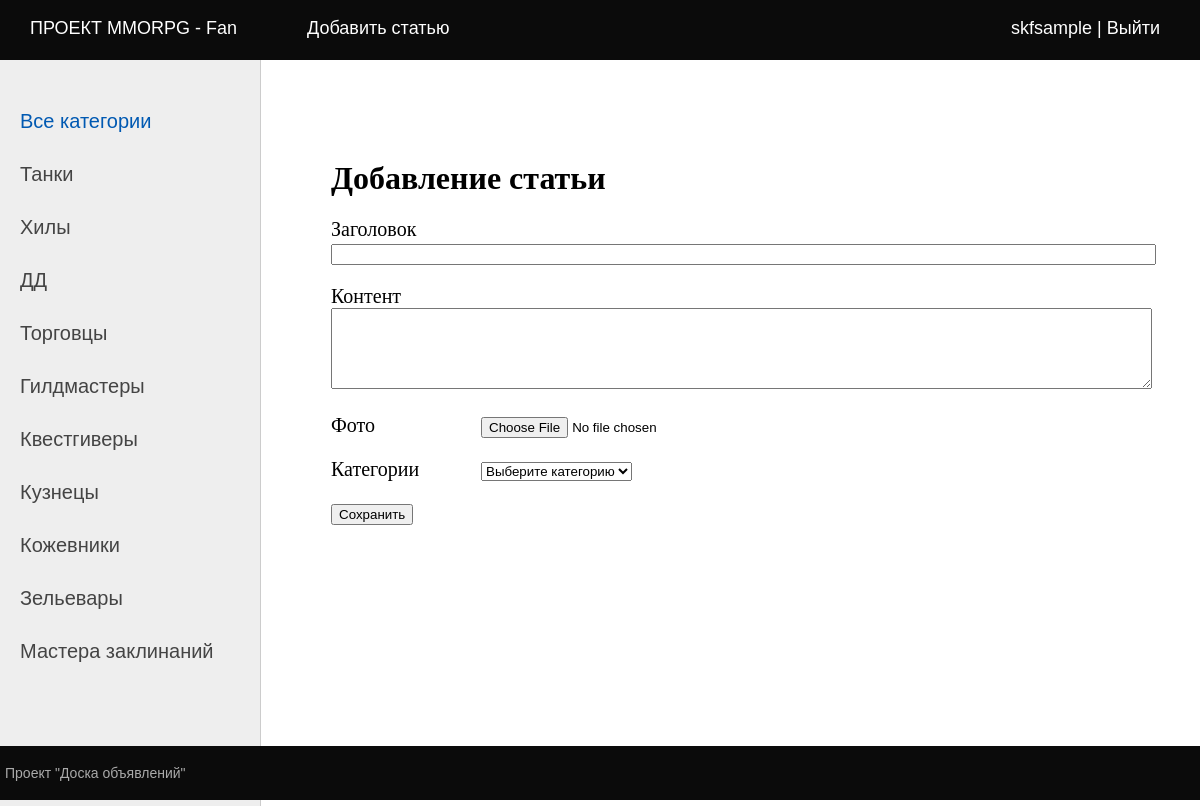
/addpage/ (signed in), run on the app's committed database.
### board/models.py (models this page shows, shortened)
class Category(models.Model):
    name = models.CharField(max_length=128, db_index=True, verbose_name='Категория')
    def __str__(self):
        return self.name

### board/views.py (the view, shortened to what this page needs)
# urls.py: path('addpage/', views.AddPage.as_view(), name='add_page'),
class AddPage(LoginRequiredMixin, DataMixin, CreateView):
    form_class = PostForm
    template_name = 'board/addpage.html'
    title_page = 'Добавление статьи'

### board/forms.py
class PostForm(forms.ModelForm):
    cat = forms.ModelChoiceField(queryset=Category.objects.all(),
                                 empty_label="Выберите категорию",
                                 label='Категории')
    class Meta:
        model = Bullets
        fields = ['title', 'content', 'photo', 'cat']
        widgets = {
            'title': forms.TextInput(attrs={'size': 100}),
            'content': forms.Textarea(attrs={'cols': 100, 'rows': 5}),
        }
        labels = {'pk': 'URL'}

### board/templatetags/board_tags.py (called while the page is built)
@register.simple_tag
def get_menu():
    return menu

@register.inclusion_tag('board/list_categories.html')
def show_categories(cat_selected=0):
    cats = Category.objects.all()
    return {'cats': cats, 'cat_selected': cat_selected}

### board/templates/board/addpage.html (shortened to what this page needs)
{% extends 'default.html' %}
{% block content %}
{% if user == b_author or b_author is None %}
<h1>{{ title }}</h1>
<form action="" method="POST" enctype="multipart/form-data">
    {% for f in form %}
    <p><label class="form-label" for="{{ f.id_for_label}}">{{ f.label }}</label>{{ f }}</p>
    {% endfor %}
    <p><button type="submit">Сохранить</button></p>
</form>
{% else %}
<h2>{{user}}, у вас нет доступа к редактированию этой записи!</h2>
{% endif %}
{% endblock %}

### templates/default.html (shortened to what this page needs)
{% load static %}
{% load board_tags %}
<!DOCTYPE html>
<html lang="en">
<head>
	<link type="text/css" href="{% static 'board/css/styles.css' %}" rel="stylesheet" />
</head>
<body>
<table class="table-page" border=0 cellpadding="0" cellspacing="0">
<tr><td valign=top>
{% block mainmenu %}
		<div class="header">
			<ul id="mainmenu" class="mainmenu">
{% get_menu as menu %}
{% for m in menu %}
				<li><a href="{% url m.url_name %}">{{m.title}}</a></li>
{% endfor %}
{% if user.is_authenticated %}
			<li class="last"><a href="{% url 'accounts:profile' %}">{{user.username}}</a> |
				<a href="{% url 'accounts:logout' %}">Выйти</a></li>
{% else %}
			<li class="last"><a href="{% url 'accounts:login' %}">Войти</a> |
				<a href="{% url 'accounts:register' %}">Регистрация</a></li>
{% endif %}
			</ul>
		</div>
{% endblock mainmenu %}
<table class="table-content" border=0 cellpadding="0" cellspacing="0">
<tr>
	<td valign="top" class="left-chapters">
	<ul id="leftchapters">
		{% if cat_selected == 0 or cat_selected is None %}
		<li class="selected">Все категории</li>
		{% else %}
		<li><a href="{% url 'home' %}">Все категории</a></li>
		{% endif %}
		{% show_categories cat_selected %}
	</ul>
	</td>
<td valign="top" class="content">
	<div class="content-text">
{% block content %}
{% endblock %}
	</div>
</td></tr></table>
</td></tr>
<tr><td valign=top>
	<div id="footer">
		<p>Проект "Доска объявлений"</p>
	</div>
</td></tr></table>
</body>
</html>

### board/templates/board/list_categories.html
{% for cat in cats %}
{% if cat.id == cat_selected %}
<li class="selected">{{ cat.name }}</li>
{% else %}
<li><a href="{% url 'category' cat.pk %}">{{ cat.name }}</a></li>
{% endif %}
{% endfor %}

### board/static/board/css/styles.css (style rules this page uses)
html, body { font-family: 'Arial'; margin: 0; padding: 0; height: 100%; width: 100%; color: #444; }
a { color: #0059b2; text-decoration: none; }
.table-page { width: 100%; height: 100%; vertical-align: top; }
.table-page tr { height: 100%; }
.header { background: #0b0b0b; height: 60px; }
ul.mainmenu { list-style: none; margin: 0; padding: 0; height: 60px; color: #ffffff; font-size: 18px; overflow: hidden; }
ul.mainmenu li { float: left; margin: 18px 40px 0 30px; }
ul.mainmenu li.last { float: right; }
ul.mainmenu li a { color: #ffffff; text-decoration: none; }
.table-content { width: 100%; min-height: 100%; height: 100%; }
.left-chapters { margin: 0; background: #eee; border-right: 1px solid #ccc; }
.left-chapters ul { width: 230px; margin: 0; padding: 20px 10px 10px 20px; list-style: none; font-size: 20px; }
.left-chapters ul li { margin: 30px 0 0 0; color: #999; }
.left-chapters ul li.selected { color: #0059b2; }
.left-chapters ul li a { color: #444; text-decoration: none; }
.content { padding: 40px 20px 20px 40px; width: 100%; box-sizing: border-box; }
.content-text { margin: 60px 0 0 30px; color: #000; font-size: 20px; font-family: Yandex Sans Display Light; }
.content-text h1 { font-size: 32px; }
#footer { box-sizing: border-box; background: #0b0b0b; padding: 5px; color: #aaa; font-size: 14px; font-family: Verdana, Geneva, Arial, Helvetica; text-align: left; overflow: hidden; }
.form-label { display: inline-block; min-width: 150px; vertical-align: top; }

### data on the page
Category: name "Танки"
Category: name "Хилы"
Category: name "ДД"
Category: name "Торговцы"
Category: name "Гилдмастеры"
Category: name "Квестгиверы"
Category: name "Кузнецы"
Category: name "Кожевники"
Category: name "Зельевары"
Category: name "Мастера заклинаний"

### other printed values
{{ m.title }} "ПРОЕКТ MMORPG - Fan" "Добавить статью"
{{ user.username }} "skfsample"
{{ title }} "Добавление статьи"
{{ f.label }} "Заголовок" "Контент" "Фото" "Категории"
